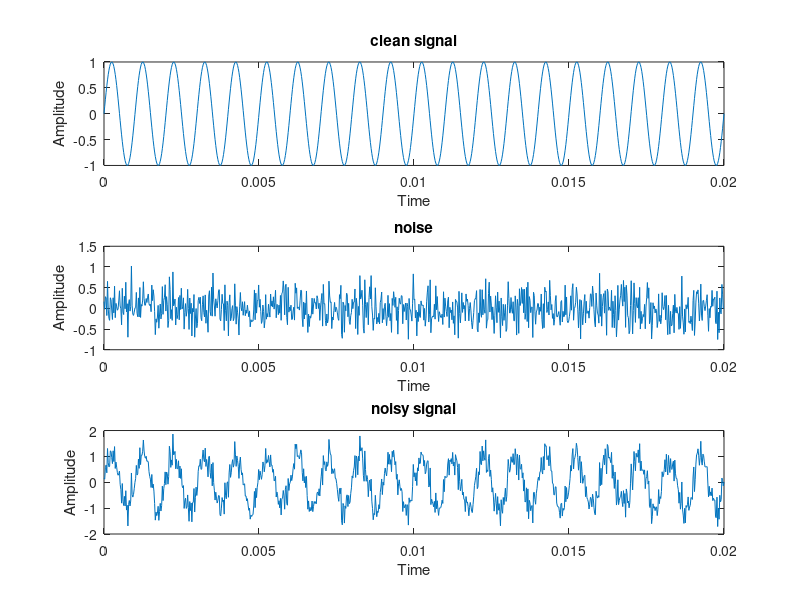

Reproduce this figure in MATLAB.
Fs = 44100;   % Sampling frequency (Hz)
SNR = 10;     % Signal-to-noise ratio (dB)

% Generate time vector
t = 0:1/Fs:0.02;

% Generate clean signal
clean_signal = sin(2*pi*1000*t);

% Generate noise
noise_power = 10^(-SNR/10);
noise = sqrt(noise_power) * randn(size(t));

% Add noise to the clean signal
noisy_signal = clean_signal + noise;

% Scale the signal to fit within the range of a 16-bit integer
scaled_signal = int16(noisy_signal * (2^15 - 1));

% Convert the scaled signal to binary representation
binary_signal = dec2bin(typecast(scaled_signal, 'uint16'), 16);

% Save each 16-bit binary value on a separate line in the text file
fileID = fopen('binary_signal.txt', 'w');
for i = 1:size(binary_signal, 1)
    fprintf(fileID, '%s\n', binary_signal(i, :));
end
fclose(fileID);

% Plot the results
subplot(3,1,1);
plot(t,clean_signal);
xlabel('Time');
ylabel('Amplitude');
title('clean signal');

subplot(3,1,2);
plot(t,noise);
xlabel('Time');
ylabel('Amplitude');
title('noise');

subplot(3,1,3);
plot(t,noisy_signal);
xlabel('Time');
ylabel('Amplitude');
title('noisy signal');